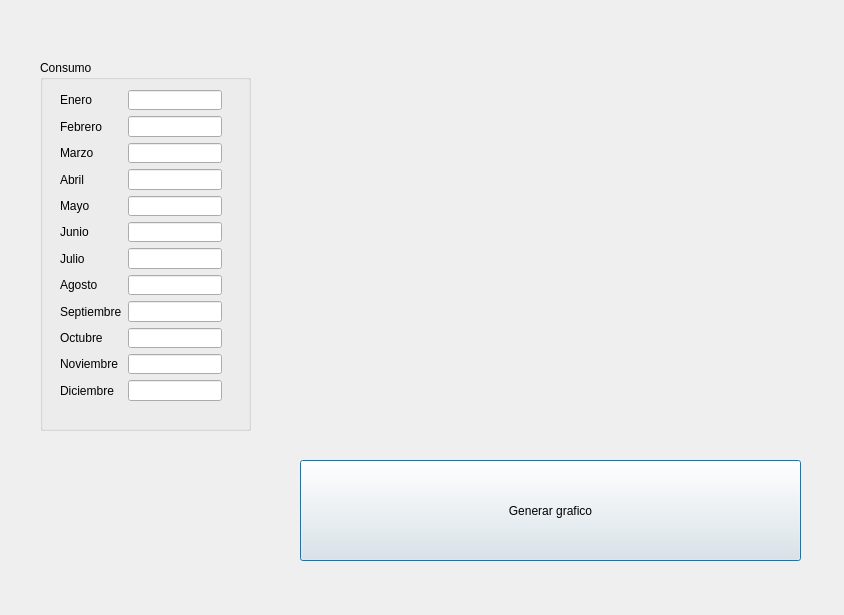
<?xml version="1.0" encoding="UTF-8"?>
<ui version="4.0">
 <class>Dialog</class>
 <widget class="QDialog" name="Dialog">
  <property name="geometry">
   <rect>
    <x>0</x>
    <y>0</y>
    <width>844</width>
    <height>615</height>
   </rect>
  </property>
  <property name="windowTitle">
   <string>Consumo de gas mensual</string>
  </property>
  <widget class="QGroupBox" name="groupBox">
   <property name="geometry">
    <rect>
     <x>40</x>
     <y>60</y>
     <width>211</width>
     <height>371</height>
    </rect>
   </property>
   <property name="title">
    <string>Consumo</string>
   </property>
   <widget class="QWidget" name="formLayoutWidget">
    <property name="geometry">
     <rect>
      <x>20</x>
      <y>30</y>
      <width>162</width>
      <height>311</height>
     </rect>
    </property>
    <layout class="QFormLayout" name="formLayout">
     <item row="0" column="0">
      <widget class="QLabel" name="label">
       <property name="text">
        <string>Enero</string>
       </property>
       <property name="alignment">
        <set>Qt::AlignRight|Qt::AlignTrailing|Qt::AlignVCenter</set>
       </property>
      </widget>
     </item>
     <item row="0" column="1">
      <widget class="QLineEdit" name="enero"/>
     </item>
     <item row="1" column="0">
      <widget class="QLabel" name="label_2">
       <property name="text">
        <string>Febrero</string>
       </property>
      </widget>
     </item>
     <item row="2" column="0">
      <widget class="QLabel" name="label_3">
       <property name="text">
        <string>Marzo</string>
       </property>
      </widget>
     </item>
     <item row="3" column="0">
      <widget class="QLabel" name="label_4">
       <property name="text">
        <string>Abril</string>
       </property>
      </widget>
     </item>
     <item row="4" column="0">
      <widget class="QLabel" name="label_5">
       <property name="text">
        <string>Mayo</string>
       </property>
      </widget>
     </item>
     <item row="5" column="0">
      <widget class="QLabel" name="label_6">
       <property name="text">
        <string>Junio</string>
       </property>
      </widget>
     </item>
     <item row="6" column="0">
      <widget class="QLabel" name="label_7">
       <property name="text">
        <string>Julio</string>
       </property>
      </widget>
     </item>
     <item row="7" column="0">
      <widget class="QLabel" name="label_8">
       <property name="text">
        <string>Agosto</string>
       </property>
      </widget>
     </item>
     <item row="8" column="0">
      <widget class="QLabel" name="label_9">
       <property name="text">
        <string>Septiembre</string>
       </property>
      </widget>
     </item>
     <item row="9" column="0">
      <widget class="QLabel" name="label_10">
       <property name="text">
        <string>Octubre</string>
       </property>
      </widget>
     </item>
     <item row="10" column="0">
      <widget class="QLabel" name="label_11">
       <property name="text">
        <string>Noviembre</string>
       </property>
      </widget>
     </item>
     <item row="11" column="0">
      <widget class="QLabel" name="label_12">
       <property name="text">
        <string>Diciembre</string>
       </property>
      </widget>
     </item>
     <item row="1" column="1">
      <widget class="QLineEdit" name="febrero"/>
     </item>
     <item row="2" column="1">
      <widget class="QLineEdit" name="marzo"/>
     </item>
     <item row="3" column="1">
      <widget class="QLineEdit" name="abril"/>
     </item>
     <item row="4" column="1">
      <widget class="QLineEdit" name="mayo"/>
     </item>
     <item row="5" column="1">
      <widget class="QLineEdit" name="junio"/>
     </item>
     <item row="6" column="1">
      <widget class="QLineEdit" name="julio"/>
     </item>
     <item row="7" column="1">
      <widget class="QLineEdit" name="agosto"/>
     </item>
     <item row="8" column="1">
      <widget class="QLineEdit" name="septiembre"/>
     </item>
     <item row="9" column="1">
      <widget class="QLineEdit" name="octubre"/>
     </item>
     <item row="10" column="1">
      <widget class="QLineEdit" name="noviembre"/>
     </item>
     <item row="11" column="1">
      <widget class="QLineEdit" name="diciembre"/>
     </item>
    </layout>
   </widget>
  </widget>
  <widget class="MatplotlibWidget22" name="grafico" native="true">
   <property name="geometry">
    <rect>
     <x>300</x>
     <y>60</y>
     <width>501</width>
     <height>381</height>
    </rect>
   </property>
  </widget>
  <widget class="QPushButton" name="boton">
   <property name="geometry">
    <rect>
     <x>300</x>
     <y>460</y>
     <width>501</width>
     <height>101</height>
    </rect>
   </property>
   <property name="text">
    <string>Generar grafico</string>
   </property>
  </widget>
 </widget>
 <customwidgets>
  <customwidget>
   <class>MatplotlibWidget22</class>
   <extends>QWidget</extends>
   <header>clases_mpl_pyqt</header>
   <container>1</container>
  </customwidget>
 </customwidgets>
 <resources/>
 <connections/>
</ui>
